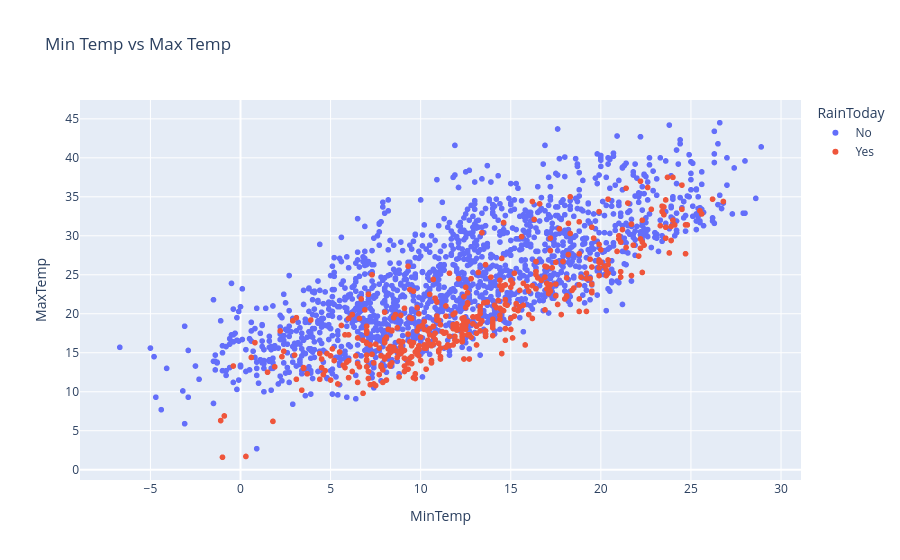

Notebook code cell kept with this figure:
### Code cell
px.scatter(df.sample(2000),x='MinTemp',y = 'MaxTemp', color='RainToday', title = "Min Temp vs Max Temp")

### Figure 1 — Plotly figure (JSON) as saved in the notebook; plotly's stock layout.template omitted (floating-point values rounded to 4 significant figures; data arrays with more than 128 entries replaced by an {"elided": "..."} marker saying what was removed)
{"data": [{"hovertemplate": "RainToday=No<br>MinTemp=%{x}<br>MaxTemp=%{y}<extra></extra>", "legendgroup": "No", "marker": {"color": "#636efa", "symbol": "circle"}, "mode": "markers", "name": "No", "showlegend": true, "type": "scattergl", "x": {"elided": "1566 float values"}, "xaxis": "x", "y": {"elided": "1566 float values"}, "yaxis": "y"}, {"hovertemplate": "RainToday=Yes<br>MinTemp=%{x}<br>MaxTemp=%{y}<extra></extra>", "legendgroup": "Yes", "marker": {"color": "#EF553B", "symbol": "circle"}, "mode": "markers", "name": "Yes", "showlegend": true, "type": "scattergl", "x": {"elided": "434 float values"}, "xaxis": "x", "y": {"elided": "434 float values"}, "yaxis": "y"}], "layout": {"legend": {"title": {"text": "RainToday"}, "tracegroupgap": 0}, "title": {"text": "Min Temp vs Max Temp"}, "xaxis": {"anchor": "y", "domain": [0, 1], "title": {"text": "MinTemp"}}, "yaxis": {"anchor": "x", "domain": [0, 1], "title": {"text": "MaxTemp"}}}}
